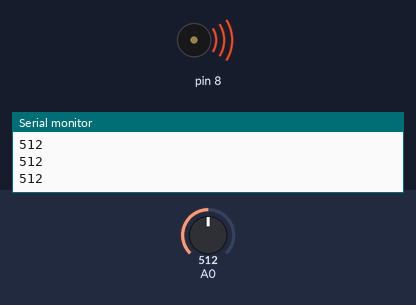
Simulated run of this sketch. Board: Arduino Uno, built with avr-gcc and run on an emulated ATmega328P. On the bench: buzzer (waves = sounding), the last lines printed to the serial monitor. The test bench sets the inputs (shaded band); at power-on: A0 = 512.

Above: at 1.2 s.
1.3 s: A0 set to 498
At 1.7 s:
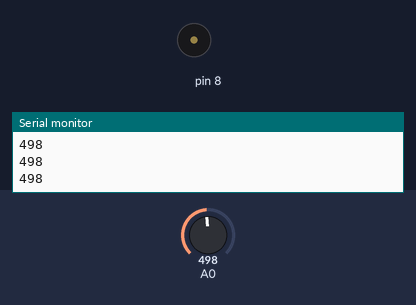
2.8 s: A0 set to 511
At 4.0 s:
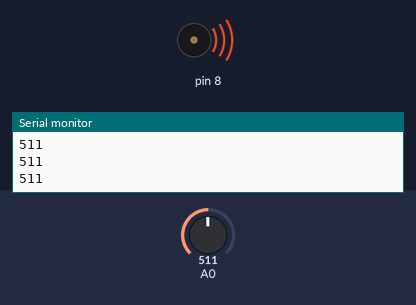
4.3 s: A0 set to 495
At 5.2 s:
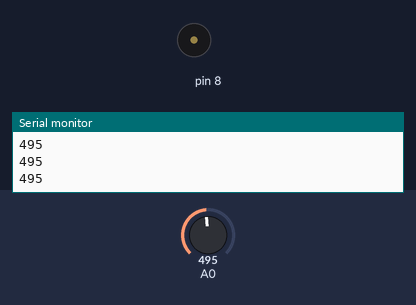
Timing chart, 0 to 7.3 s (numbered marks = the images above; inputs shaded):
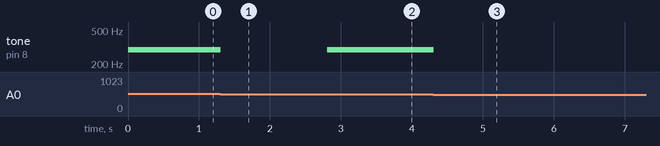

The sketch:

Keyboard_Instrument.ino
```cpp
int notes[] = {262, 294, 330, 349};

//Initialization of variables
void setup() {
  Serial.begin(9600);
}

//put your setup here all your code will repeat in this loop
void loop() {
  int keyVal = analogRead(A0);
  Serial.println(keyVal);

  if(keyVal == 1023){
    tone(8, notes[3]);
  }
  else if(keyVal >= 990 && keyVal <= 1010){
    tone(8, notes[2]);
  }
  else if(keyVal >= 505 && keyVal <= 515){
    tone(8, notes[1]);
  }
  else if(keyVal >= 5 && keyVal <= 10){
    tone(8, notes[0]);
  }
  else{
    noTone(8);
  }
}
```

Measured:
- the behaviour switches between 505 and 504 on A0 (found by bisection; images 0 and 1)
- after the input at 1.3 s, tone on pin 8: 294 Hz → silent at once
- after the input at 2.8 s, tone on pin 8: silent → 294 Hz at once
- after the input at 4.3 s, tone on pin 8: 294 Hz → silent at once
